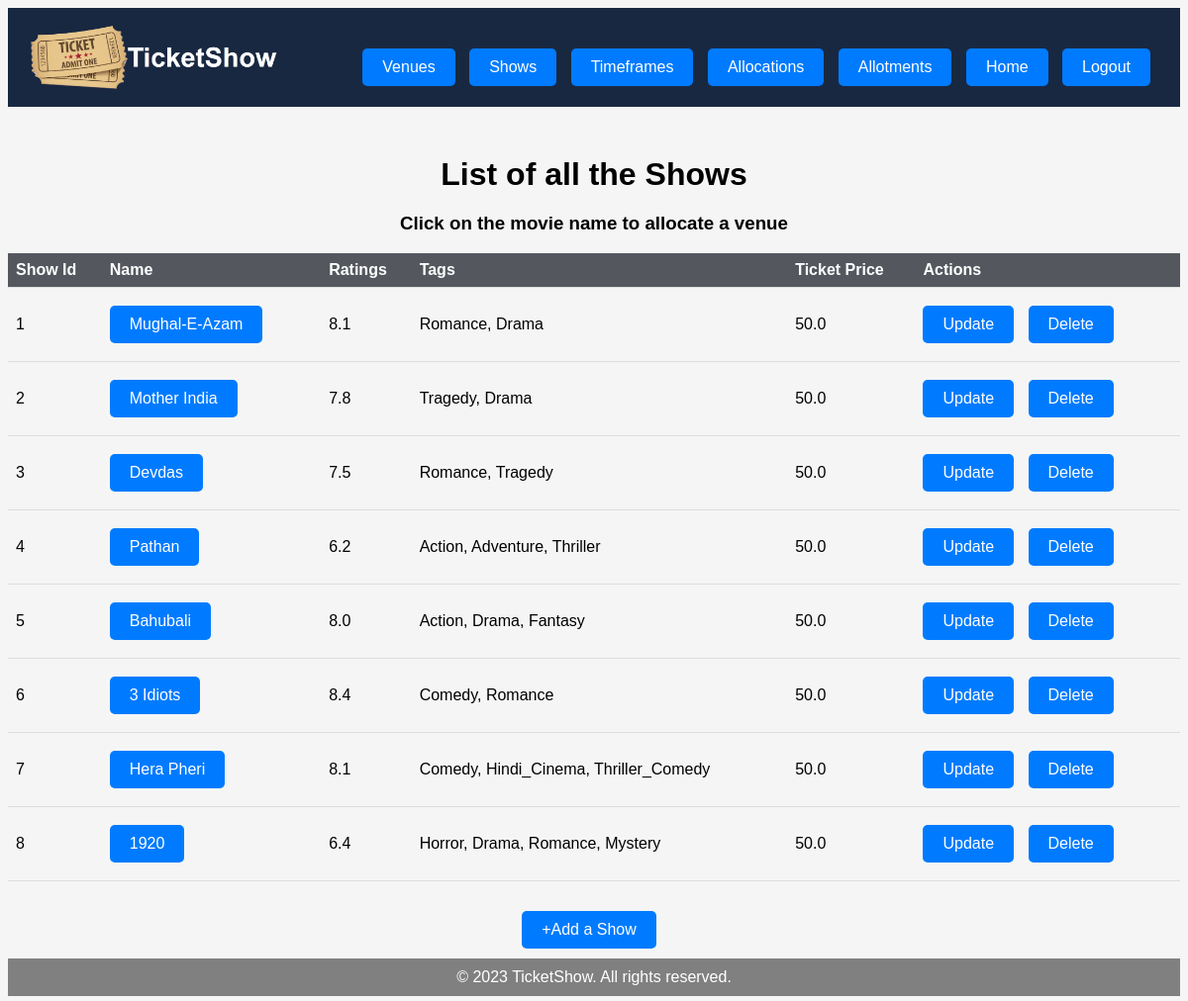
/admin/all_shows (signed in), run on the app's committed database.
### models_1.py (models this page shows, shortened)
class Show(db.Model):
    S_id = db.Column(db.Integer, primary_key=True)
    Name = db.Column(db.String(50), nullable = False)
    Rating = db.Column(db.Float, nullable=False)
    Tags = db.Column(db.String(50), nullable = True)
    TicketPrice = db.Column(db.Float, nullable = False)
    location = db.relationship('Venue', backref = "movie", secondary = "allocation")

### app.py (the view)
@app.route('/admin/all_shows', methods = ['GET', 'POST'])
@login_required
def all_shows():
    shows = Show.query.all()
    return render_template('all_shows.html', shows = shows)

### app.py (called while the page is built)
@user_login_manager.user_loader
def load_user(user_id):
    return User.query.get(int(user_id))

### templates/all_shows.html (shortened to what this page needs)
<!DOCTYPE html>
<html lang="en">
<head>
</head>
<body>
    <div class="header">
        <img src="{{ url_for('static', filename='TicketShow_logo.png') }}" alt="Logo">
        <div class="container">
            <div>
                <a href="/admin/all_venues">Venues</a>
                <a href="/admin/all_shows">Shows</a>
                <a href="/admin/all_timeframes">Timeframes</a>
                <a href="/admin/allocations">Allocations</a>
                <a href="/admin/allotments">Allotments</a>
                <a href="/admin">Home</a>
                <a href="/admin/logout">Logout</a>
            </div>
        </div>
    </div>
    {% if shows|length == 0%}
    <h1>No shows found!</h1>
    {% else %}
    <h1>List of all the Shows</h1>
    <h3>Click on the movie name to allocate a venue</h3>
    <table>
        <tr>
            <th>Show Id</th>
            <th>Name</th>
            <th>Ratings</th>
            <th>Tags</th>
            <th>Ticket Price</th>
            <th>Actions</th>
        </tr>
        {% for show in shows %}
            <tr>
                <td>{{ show.S_id }}</td>
                <td><a href="/admin/all_shows/allocate_venues/{{ show.S_id }}">{{show.Name }}</a></td>
                <td>{{ show.Rating }}</td>
                <td>{{ show.Tags }}</td>
                <td>{{ show.TicketPrice }}</td>
                <td>
                    <a href="/admin/all_shows/upd_show/{{ show.S_id }}">Update</a>
                    <a href="/admin/all_shows/del_show/{{ show.S_id }}">Delete</a>
                </td>
            </tr>
        {% endfor %}
    </table>
    {% endif %}
    <div class="container">
        <a href="/admin/all_shows/add_shows">+Add a Show</a>
    </div>
</body>
<div class="footer">
    &copy; 2023 TicketShow. All rights reserved.
</div>
</html>

### templates/all_shows.html (style rules this page uses)
body { font-family: Arial, sans-serif; background-color: #f5f5f5; text-align: center; display: flex; flex-direction: column; margin-bottom: 5px; min-height: 100vh; }
.header { display: flex; text-align: center; align-items: center; justify-content: space-between; background-color: #192841; color: #fff; padding: 10px 20px; }
.header img { height: 80px; }
.footer { background-color: #808080; color: #fff; padding: 10px 20px; text-align: center; margin-top: auto; }
table { border-collapse: collapse; width: 100%; }
th, td { text-align: left; padding: 8px; border-bottom: 1px solid #ddd; }
th { background-color: #54585e; color: white; }
h1 { text-align: center; margin-top: 50px; margin-bottom: 0; }
h3 { margin-top: 20px; }
a { display: inline-block; background-color: #007bff; color: white; text-align: center; padding: 10px 20px; text-decoration: none; margin-top: 10px; margin-right: 10px; margin-bottom: 10px; border-radius: 5px; }
.container { display: flex; justify-content: space-evenly; align-items: center; margin-top: 20px; }

### data on the page
Show: S_id "1", Name "Mughal-E-Azam", Rating "8.1", Tags "Romance, Drama", TicketPrice "50.0"
Show: S_id "2", Name "Mother India", Rating "7.8", Tags "Tragedy, Drama", TicketPrice "50.0"
Show: S_id "3", Name "Devdas", Rating "7.5", Tags "Romance, Tragedy", TicketPrice "50.0"
Show: S_id "4", Name "Pathan", Rating "6.2", Tags "Action, Adventure, Thriller", TicketPrice "50.0"
Show: S_id "5", Name "Bahubali", Rating "8.0", Tags "Action, Drama, Fantasy", TicketPrice "50.0"
Show: S_id "6", Name "3 Idiots", Rating "8.4", Tags "Comedy, Romance", TicketPrice "50.0"
Show: S_id "7", Name "Hera Pheri", Rating "8.1", Tags "Comedy, Hindi_Cinema, Thriller_Comedy", TicketPrice "50.0"
Show: S_id "8", Name "1920", Rating "6.4", Tags "Horror, Drama, Romance, Mystery", TicketPrice "50.0"
